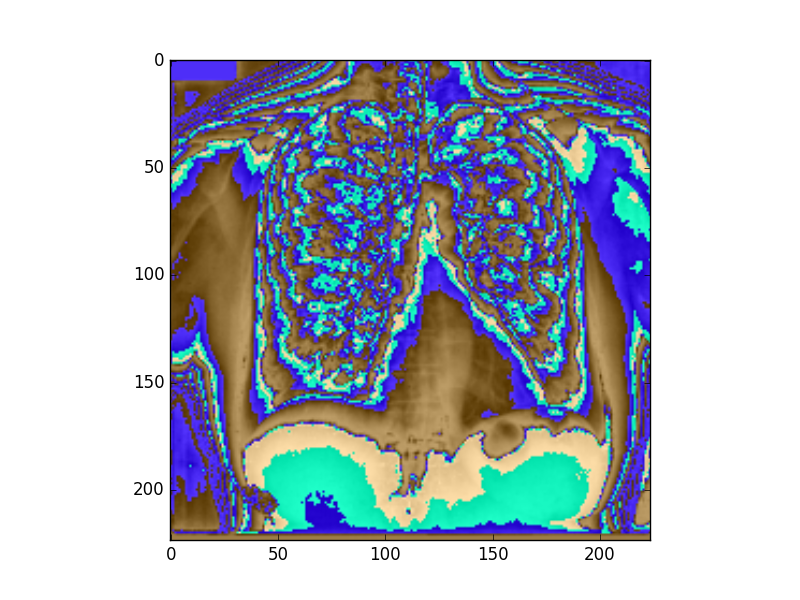
%> input picture feature_map.png, 800 x 600 px
$ octave --eval "result = preprocess(rgb2gray(imread('feature_map.png')));"   (GNU Octave 9; MATLAB toolbox functions it lacks are replaced by stand-ins)
%> lines starting %> are read from the running program, lines starting %| are printed output that depends on the picture
function out = preprocess(A)
  A = imcomplement(A);
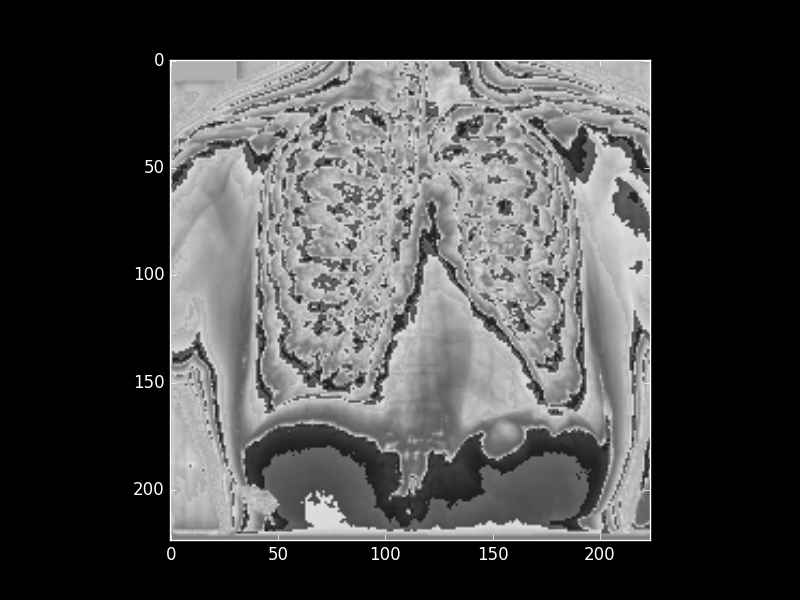
%> A: size 600x800 uint8; min 0, max 255, mean 70.8
  B = medfilt2(A);
 % B = imadjust(B,stretchlim(B),[]);
  B = highboost(B);
%> in highboost, `fh = imfilter(img,u,'same');`:
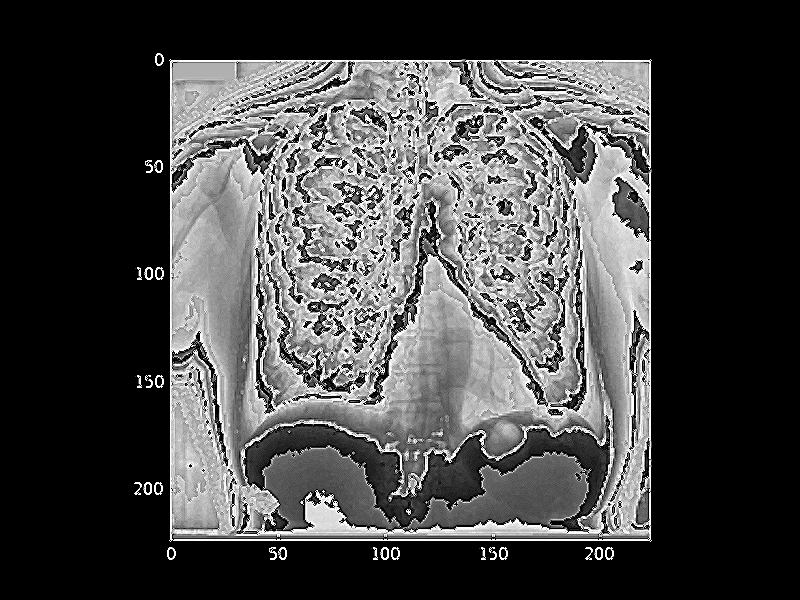
%> fh: size 600x800 uint8; min 0, max 255, mean 70.2
  %imshow(B);

  %J = histeq(B);
  J = adapthisteq(B);
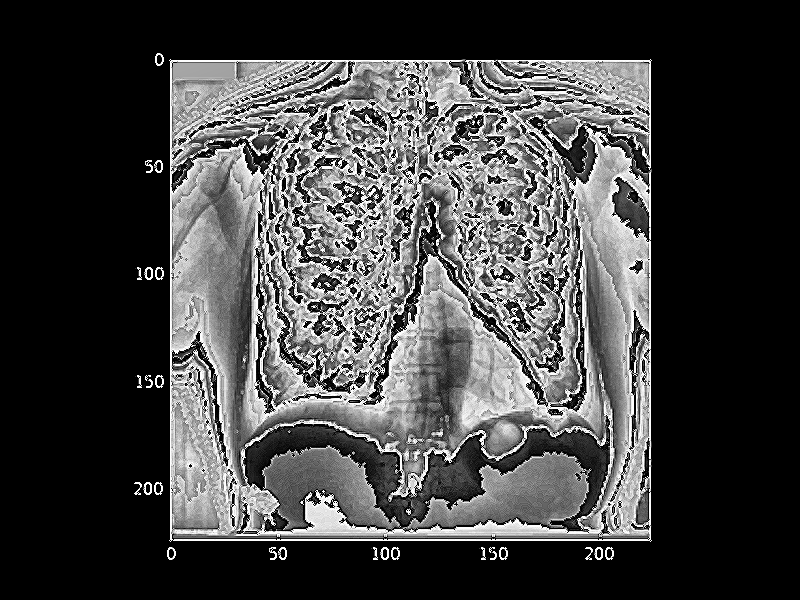
%> J: size 600x800 uint8; min 0, max 255, mean 66.2
  %imshow(J);
  J = medfilt2(J);
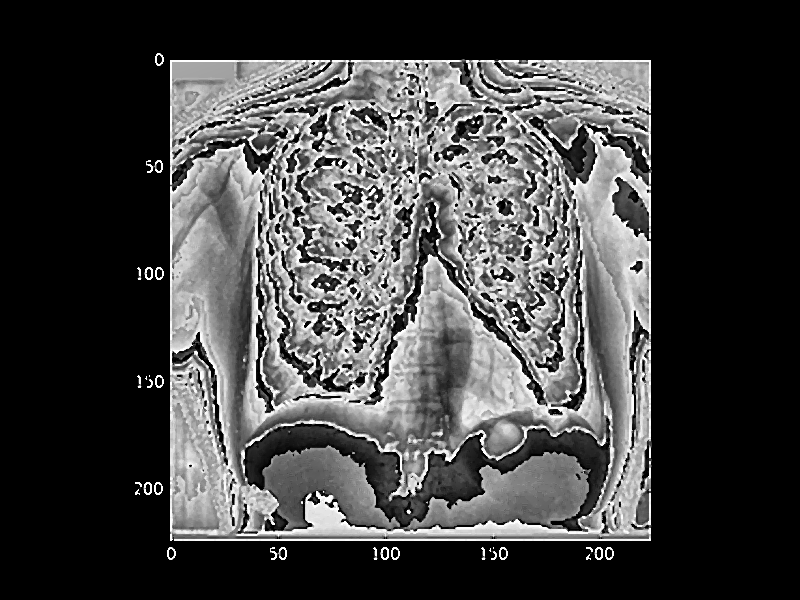
%> J: size 600x800 uint8; min 0, max 255, mean 66.3
  %imshow(J);
  J = imadjust(J,stretchlim(J),[]);
  %J = highboost(J);
  J = imcomplement(J);
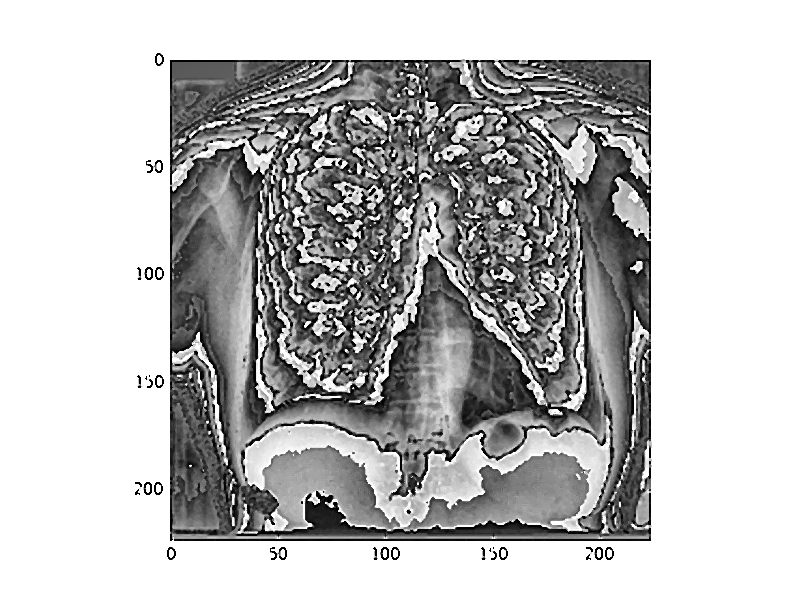
%> J: size 600x800 uint8; min 0, max 255, mean 188.7
  % R = imsharpen(J);
  %imshow(R);
  out = J;%im2bw(J, graythresh(J));
end

function o = highboost(img)
 % m = [1 1 1; 1 1 1; 1 1 1]/9;
  %f = imfilter(img, m);
  k = 4;
  u = [0 -k 0;-k 4*k+1 -k; 0 -k 0];
  fh = imfilter(img,u,'same');% + f;
  o = fh;
end
